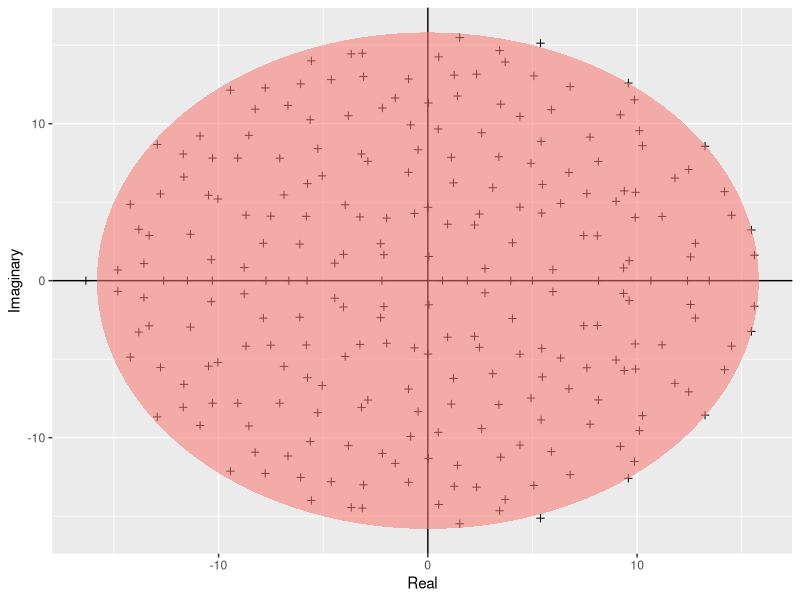

Source code (R):
#!/bin/env Rscript

# Author: Yuqing Zhou yz2919@imperial.ac.uk
# Script: Girko.R
# Desc: plotting Girko's law simulation
# Arguments: 0
# Date: Oct 2019

require(reshape2)
require(ggplot2)


# Plotting Girko's law simulation
build_ellipse <- function(hradius, vradius){ # function that returns an ellipse
  npoints = 250
  a <- seq(0, 2 * pi, length = npoints + 1)
  x <- hradius * cos(a)
  y <- vradius * sin(a)  
  return(data.frame(x = x, y = y))
}

N <- 250 # Assign size of the matrix

M <- matrix(rnorm(N * N), N, N) # Build the matrix

eigvals <- eigen(M)$values # Find the eigenvalues

eigDF <- data.frame("Real" = Re(eigvals), "Imaginary" = Im(eigvals)) # Build a dataframe

my_radius <- sqrt(N) # The radius of the circle is sqrt(N)

ellDF <- build_ellipse(my_radius, my_radius) # Dataframe to plot the ellipse

names(ellDF) <- c("Real", "Imaginary") # rename the columns

# plot the eigenvalues
p <- ggplot(eigDF, aes(x = Real, y = Imaginary))
p <- p +
  geom_point(shape = I(3)) +
  theme(legend.position = "none")

# now add the vertical and horizontal line
p <- p + geom_hline(aes(yintercept = 0))
p <- p + geom_vline(aes(xintercept = 0))

# finally, add the ellipse
p <- p + geom_polygon(data = ellDF, aes(x = Real, y = Imaginary, alpha = 1/20, fill = "red"))

require(lattice)
pdf("../results/Girko.pdf")
p
graphics.off()
